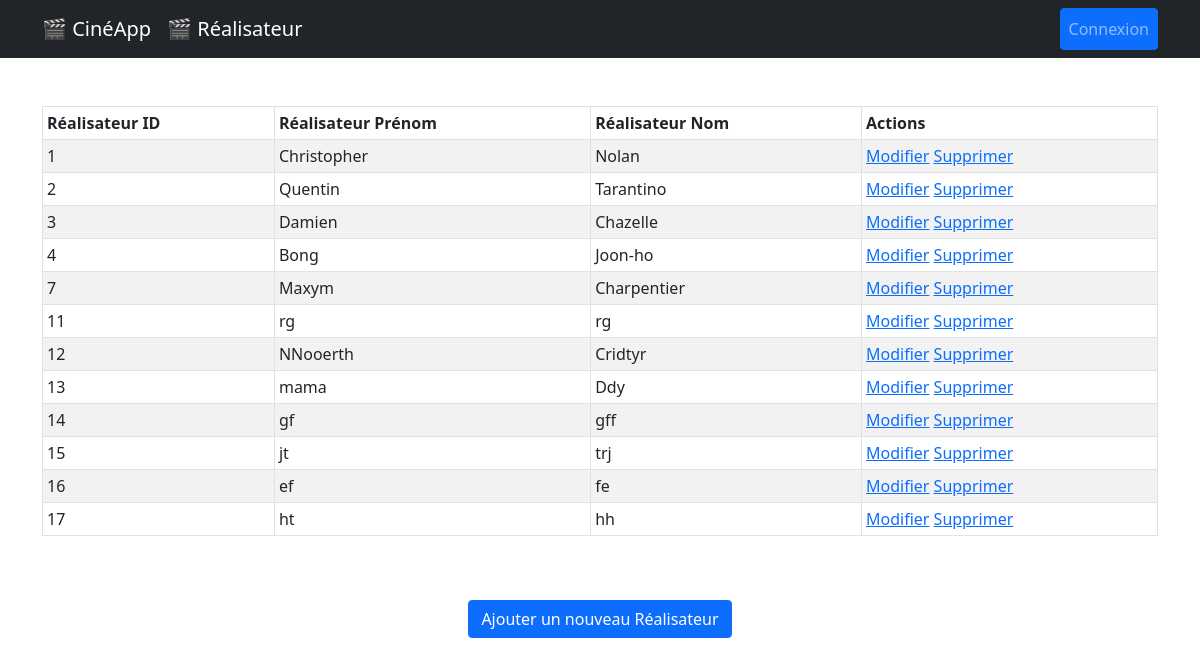
Page /realisateur/ on the committed database.
### lesFilms/models.py (models this page shows, shortened)
class Realisateur(models.Model):
    nom = models.CharField(max_length=250)
    prenom = models.CharField(max_length=250)

### lesFilms/views.py (the view)
# urls.py: path("realisateur/", views.RealisateurListView.as_view(), name="realisateur_list"),
class RealisateurListView(ListView):
    model = Realisateur
    template_name = (
        "lesFilms/realisateur/realisateur_list.html"  # Nom du template à utiliser
    )
    context_object_name = (
        "realisateurs"  # Nom de la variable à utiliser dans le template
    )

### lesFilms/templates/lesFilms/realisateur/realisateur_list.html (shortened to what this page needs)
{% extends "lesFilms/base.html" %}
{% block content %}
<table class="table table-striped table-bordered table-sm">
  <thead class="thead-dark">
    <tr>
      <th>Réalisateur ID</th>
      <th>Réalisateur Prénom</th>
      <th>Réalisateur Nom</th>
      <th>Actions</th>
    </tr>
  </thead>
  <tbody>
    {% for realisateur in realisateurs %}
    <tr>
      <td>{{ realisateur.id }}</td>
      <td>{{ realisateur.prenom }}</td>
      <td>{{ realisateur.nom }}</td>
      <td>
        <a href="{% url 'realisateur_edit' realisateur.id %}"
          ><span class="glyphicon glyphicon-pencil">Modifier</span></a
        >
        <a
          href="#"
          data-bs-toggle="modal"
          data-bs-target="#deleteModal"
          data-url="{% url 'realisateur_delete' realisateur.id %}"
          class="open-deleteModal"
          >Supprimer</a
        >
      </td>
    </tr>
    {% endfor %}
  </tbody>
</table>
<br />
<br />
<div class="justify-content-center d-flex">
  <a href="{% url 'realisateur_add' %}" class="btn btn-primary"
    >Ajouter un nouveau Réalisateur</a
  >
</div>
{% endblock %}

### rows in the picture
Realisateur: id "1", prenom "Christopher", nom "Nolan"
Realisateur: id "2", prenom "Quentin", nom "Tarantino"
Realisateur: id "3", prenom "Damien", nom "Chazelle"
Realisateur: id "4", prenom "Bong", nom "Joon-ho"
Realisateur: id "7", prenom "Maxym", nom "Charpentier"
Realisateur: id "11", prenom "rg", nom "rg"
Realisateur: id "12", prenom "NNooerth", nom "Cridtyr"
Realisateur: id "13", prenom "mama", nom "Ddy"
Realisateur: id "14", prenom "gf", nom "gff"
Realisateur: id "15", prenom "jt", nom "trj"
Realisateur: id "16", prenom "ef", nom "fe"
Realisateur: id "17", prenom "ht", nom "hh"
